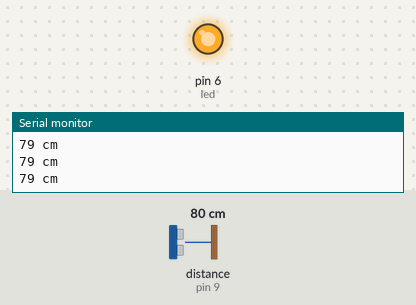
Recording of a sketch running on a simulated Arduino Uno, built with avr-gcc and run on an emulated ATmega328P. Parts: output pins drawn as LEDs (lit = HIGH), the last lines printed to the serial monitor. Wiring (inferred from the names in the program): ultrasonic range finder: trigger pin 8; echo pin 9. Inputs (shaded band) come from the test bench; at power-on: distance to the obstacle (sensor on pin 9) 80 cm. The echo pulse lasts 58.3 µs per cm; pins used as bus, display or sensor lines are not drawn.

Above: at 1.3 s.
1.4 s: distance to the obstacle (sensor on pin 9) set to 98 cm
2.9 s: distance to the obstacle (sensor on pin 9) set to 104 cm
At 4.2 s:
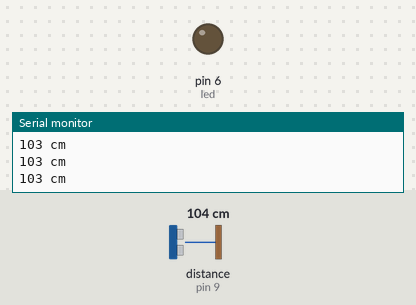
4.5 s: distance to the obstacle (sensor on pin 9) set to 2 cm
At 4.9 s:
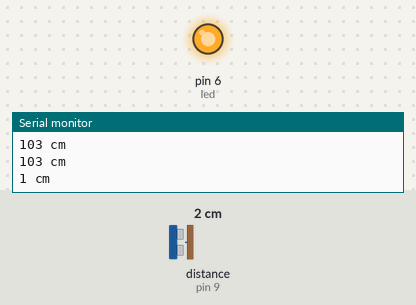
6.0 s: distance to the obstacle (sensor on pin 9) set to 120 cm
At 6.4 s:
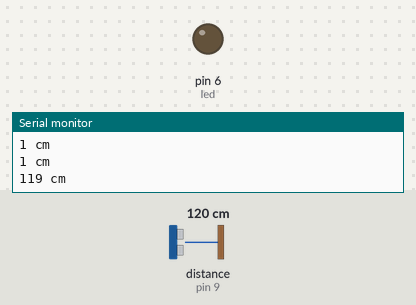
Timing chart, 0 to 8.5 s (numbered marks = the images above; inputs shaded):
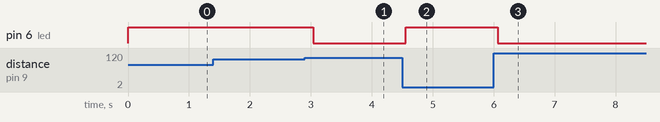

Measured:
- the behaviour switches between 100 and 101 cm on distance to the obstacle (sensor on pin 9) (found by bisection; images 0 and 1)
- after the input at 2.9 s, pin 6 (led): HIGH → LOW after 0.14 s
- after the input at 4.5 s, pin 6 (led): LOW → HIGH after 0.06 s
- after the input at 6.0 s, pin 6 (led): HIGH → LOW after 0.07 s

The sketch:

hc-sr04_example_code.ino
```cpp
#define trigPin 8

#define echoPin 9

#define led 6

void setup()

{ Serial.begin (9600);

pinMode(trigPin, OUTPUT);

pinMode(echoPin, INPUT);

pinMode(led, OUTPUT);

}

void loop()

{ long duration, distance;

digitalWrite(trigPin, LOW);

delayMicroseconds(2);

digitalWrite(trigPin, HIGH);

delayMicroseconds(100);

digitalWrite(trigPin, LOW);

duration = pulseIn(echoPin, HIGH);

distance = (duration/2) / 29.1;

if (distance < 100)

{ digitalWrite(led,HIGH);

}

else {

digitalWrite(led,LOW);

}

Serial.print(distance);

Serial.println(" cm");

delay(500);

}
```
